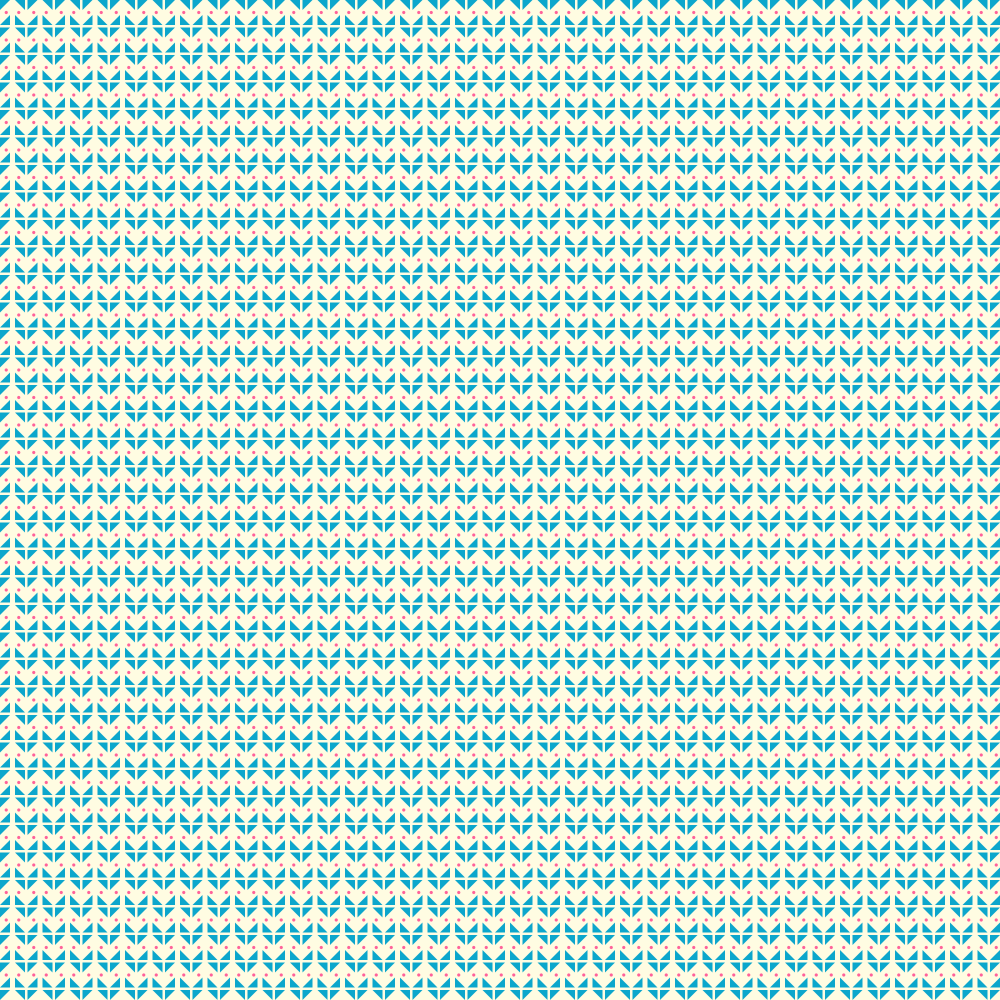
Frame 1 (no input)
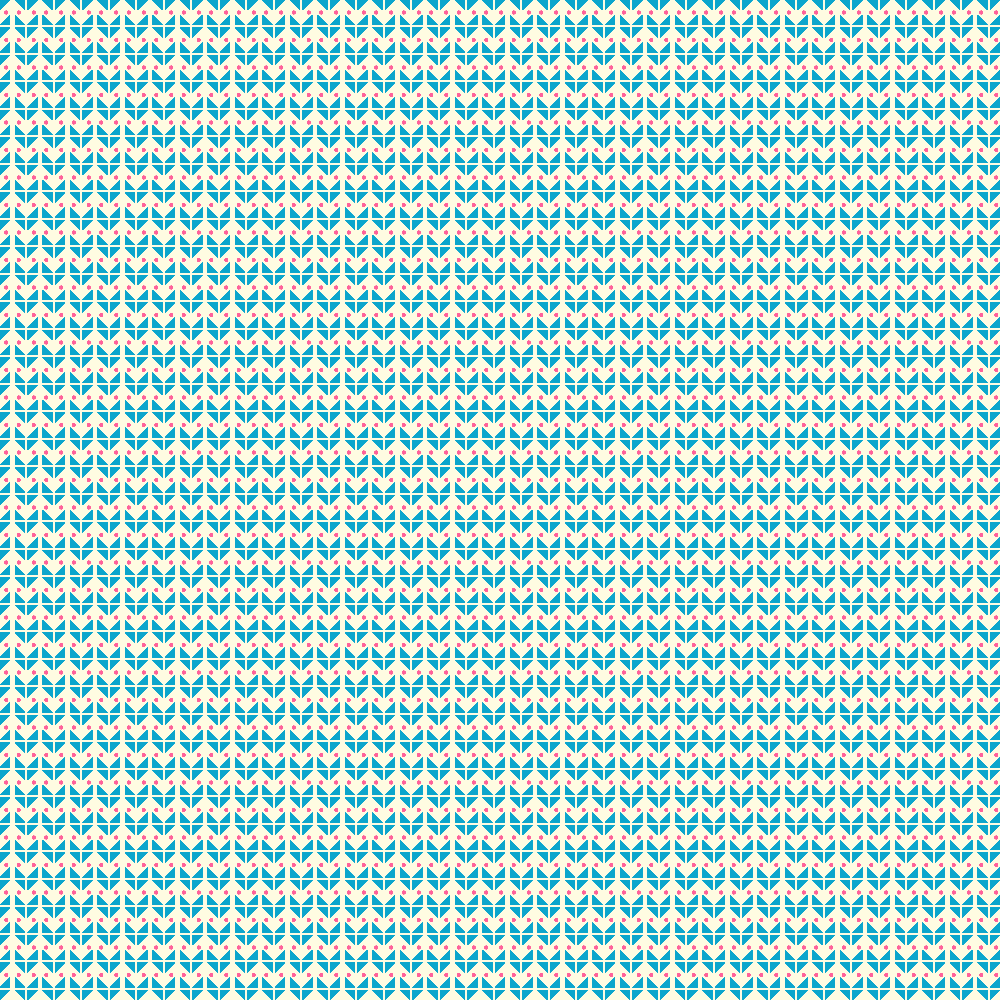
Frame 60 (the mouse pressed at the canvas centre just before this capture)
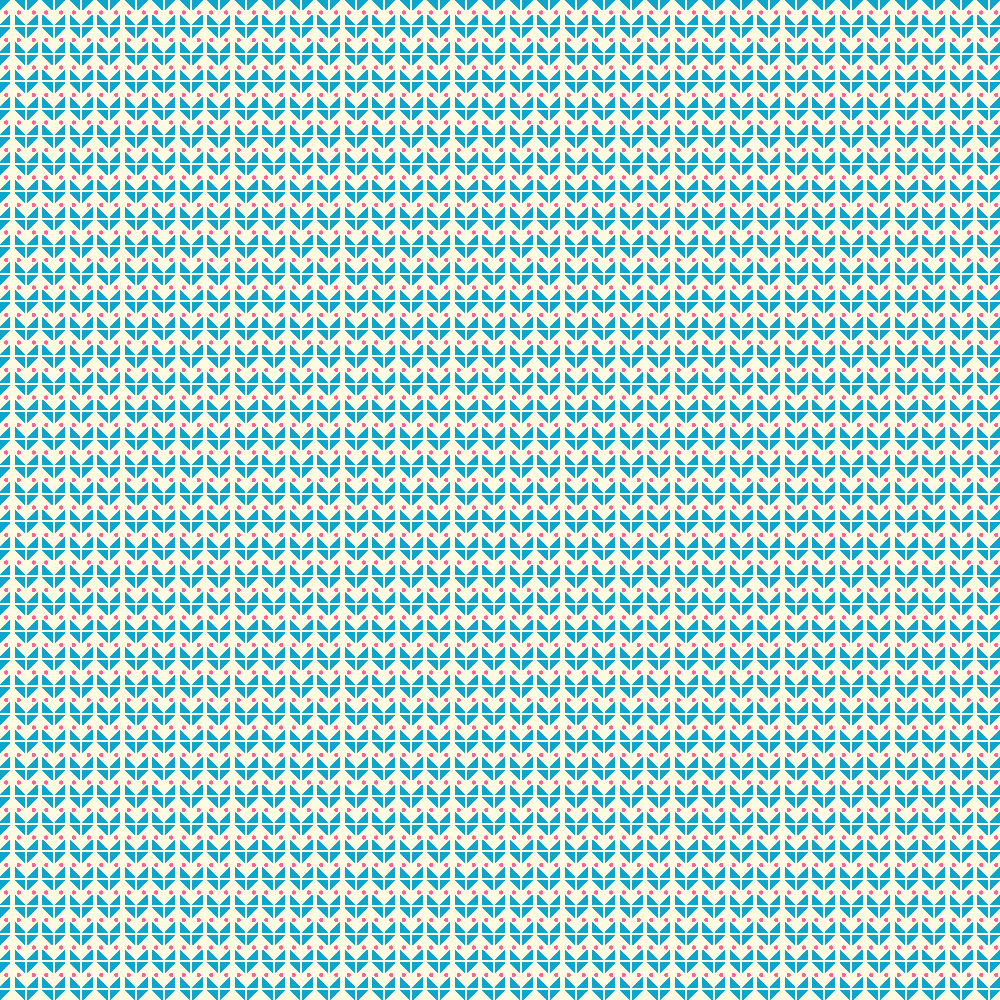
Frame 120 (the mouse held since frame 60 and released just before this capture)

The Processing sketch that drew these frames (run headless with seeded random() and noise(); from frame 60 on, the mouse is pressed at the canvas centre):

// Processing sketch: processing_165304
// ── processing_165304.pde

float i = 2.5; // scale of the pattern
 
 void setup() {
   size(1000, 1000);
   background(255, 252, 226);
   noStroke();
 }
 
 void draw() {
   for(float y = 0; y<=height; y+=(11*i)) {
    for(float x = 0; x<=width; x+=(11*i)) {
      
      fill(12, 166, 204);
      beginShape();
      vertex(x, y);
      vertex(x+4*i, y);
      vertex(x, y+4*i);
      endShape(CLOSE);
      
      beginShape();
      vertex(x, y+10*i);
      vertex(x+4*i, y+6*i);
      vertex(x+4*i, y+10*i);
      endShape(CLOSE);
      
      beginShape();
      vertex(x+6*i, y);
      vertex(x+10*i, y);
      vertex(x+10*i, y+4*i);
      endShape(CLOSE);
      
      beginShape();
      vertex(x+10*i, y+10*i);
      vertex(x+6*i, y+6*i);
      vertex(x+6*i, y+10*i);
      endShape(CLOSE);
      
      ellipseMode(CENTER);
      fill(255, 98, 154);
      ellipse(x+(2.5*i), y+(5*i), 1.3*i, 1.3*i);
      ellipse(x+(7.5*i), y+(5*i), 1.3*i, 1.3*i);
    }
  }
}
